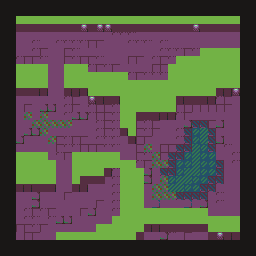

This game map was drawn from its Tiled (.tmx) file and the tilesets committed beside it. A one-line description and the full map source follow:
An orthogonal 32x32 tile map with 8x8 px tiles, 1 tile layer (Tile Layer 1).

<map version="1.4" tiledversion="1.4.2" orientation="orthogonal" renderorder="right-down" width="32" height="32" tilewidth="8" tileheight="8" infinite="0" nextlayerid="2" nextobjectid="1">
 <tileset firstgid="1" name="scut_tileset" tilewidth="8" tileheight="8" tilecount="120" columns="8">
  <image source="raw_tileset.png" width="64" height="120" />
 </tileset>
 <layer id="1" name="Tile Layer 1" width="32" height="32">
  <data encoding="csv">
1,1,1,1,1,1,1,1,1,1,1,1,1,1,1,1,1,1,1,1,1,1,1,1,1,1,1,1,1,1,1,1,
1,1,1,1,1,1,1,1,1,1,1,1,1,1,1,1,1,1,1,1,1,1,1,1,1,1,1,1,1,1,1,1,
1,1,2,2,2,2,2,2,2,2,2,2,2,2,2,2,2,2,2,2,2,2,2,2,2,2,2,2,2,2,1,1,
1,1,5,5,5,5,5,5,5,5,15,5,15,15,5,5,5,5,5,5,5,5,5,5,15,5,5,5,5,5,1,1,
1,1,16,16,16,16,16,16,16,16,16,16,16,16,17,17,17,16,16,16,16,16,16,16,16,16,16,16,16,16,1,1,
1,1,16,16,17,16,16,17,17,17,17,18,18,16,16,16,17,17,17,16,17,16,16,16,16,16,16,16,16,16,1,1,
1,1,16,16,17,18,16,16,18,17,16,16,16,16,16,16,16,16,16,16,17,17,17,18,17,2,2,2,2,2,1,1,
1,1,17,18,18,17,16,16,18,17,18,18,17,16,16,16,18,18,16,17,18,17,2,2,2,2,2,2,2,2,1,1,
1,1,2,2,2,2,16,16,2,2,2,17,18,17,18,16,16,16,16,18,18,2,2,2,2,2,2,2,2,2,1,1,
1,1,2,2,2,2,16,16,2,2,2,2,2,2,2,2,17,18,17,17,17,2,2,2,2,2,2,2,2,2,1,1,
1,1,2,2,2,2,16,16,2,2,2,2,2,2,2,2,2,2,2,2,2,2,2,2,2,2,2,2,2,2,1,1,
1,1,5,5,6,6,16,16,6,6,6,2,2,2,2,2,2,2,2,2,2,2,2,2,2,2,2,6,6,15,1,1,
1,1,16,16,16,16,16,16,17,18,16,15,6,5,6,2,2,2,2,2,2,2,6,5,5,6,6,17,18,16,1,1,
1,1,16,18,16,27,27,16,17,18,16,17,18,18,17,2,2,2,2,2,2,2,18,18,18,18,18,18,18,16,1,1,
1,1,16,74,16,74,16,16,17,27,27,17,18,18,17,2,2,5,5,6,6,6,17,18,16,16,16,16,16,16,1,1,
1,1,16,16,74,74,74,74,74,16,16,16,17,18,17,2,2,18,17,18,16,16,16,27,53,53,18,27,16,16,1,1,
1,1,16,27,27,74,16,16,16,16,16,16,17,18,17,6,2,18,17,18,16,16,17,53,90,89,53,16,16,16,1,1,
1,1,27,16,16,16,74,18,17,18,18,16,17,17,17,16,6,18,18,16,16,16,17,53,90,89,53,27,16,16,1,1,
1,1,16,16,16,16,16,18,17,17,18,18,18,17,17,16,16,18,74,16,18,18,53,53,89,90,53,16,17,16,1,1,
1,1,2,2,2,2,16,17,18,2,2,2,2,2,2,16,16,18,17,74,18,53,53,90,89,90,90,16,16,17,1,1,
1,1,2,2,2,2,2,16,16,2,2,2,2,2,2,2,2,17,18,74,74,53,90,90,89,90,90,53,16,17,1,1,
1,1,2,2,2,2,2,16,16,2,2,2,2,6,17,2,2,2,27,16,53,53,90,89,89,90,90,53,16,16,1,1,
1,1,2,2,2,2,2,16,16,2,5,5,5,18,17,2,2,2,27,16,74,90,89,89,90,90,53,53,16,16,1,1,
1,1,6,6,5,5,6,16,16,6,6,16,16,16,17,2,2,2,16,74,74,89,89,90,90,53,53,16,16,16,1,1,
1,1,16,16,27,16,16,16,18,16,16,16,16,16,17,2,2,2,16,74,74,74,53,53,53,53,16,17,16,16,1,1,
1,1,16,16,27,16,16,16,16,16,16,16,18,16,17,2,2,2,16,25,16,16,16,25,16,27,16,17,16,16,1,1,
1,1,16,17,18,17,18,16,16,16,18,27,16,16,17,2,2,2,2,2,2,2,2,2,2,2,16,16,16,16,1,1,
1,1,16,17,17,16,17,27,27,16,16,16,16,16,2,2,2,2,2,2,2,2,2,2,2,2,2,2,2,2,1,1,
1,1,18,18,17,18,16,16,16,16,16,16,2,2,2,2,2,2,6,6,5,5,5,5,5,5,2,2,2,2,1,1,
1,1,16,18,18,16,16,2,2,2,2,2,2,2,2,2,2,5,16,16,27,17,16,18,16,16,5,15,6,5,1,1,
1,1,1,1,1,1,1,1,1,1,1,1,1,1,1,1,1,1,1,1,1,1,1,1,1,1,1,1,1,1,1,1,
1,1,1,1,1,1,1,1,1,1,1,1,1,1,1,1,1,1,1,1,1,1,1,1,1,1,1,1,1,1,1,1
</data>
 </layer>
</map>
